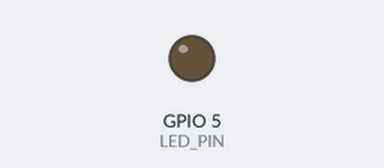
The program below on a simulated ESP32. Parts: output pins drawn as LEDs (lit = HIGH). WiFi joins after 1.5 s; servers stay silent unless stated; what the program prints to the serial monitor is not drawn.

Above: at 0.2 s.
At 1.6 s:
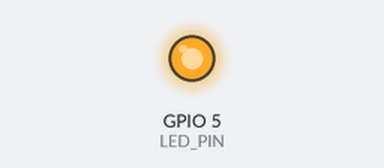
Timing chart, 0 to 3.1 s (numbered marks = the images above):
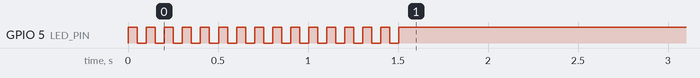

The program:

main.cpp
```cpp
#include <Arduino.h>
#include <WiFi.h>

#define LED_PIN 5

const char* ssid = "TP-Link_6655";
const char* password = "60767491";


void setup() {
  Serial.begin(115200);
  pinMode(LED_PIN, OUTPUT);
  WiFi.begin(ssid, password);

  Serial.println("Connecting");
  while(WiFi.status() != WL_CONNECTED){
      Serial.print(".");
      digitalWrite(LED_PIN, HIGH);
      delay(50);
      digitalWrite(LED_PIN, LOW);
      delay(50);
  }

  Serial.println("Connected to the WiFi network");
  digitalWrite(LED_PIN, HIGH);
}

void loop() {

  delay(5000);
  Serial.println("the local IP is:  ");
  Serial.println(WiFi.localIP());
  Serial.println("the MAC adress is:  ");
  Serial.println(WiFi.macAddress());
}
```
